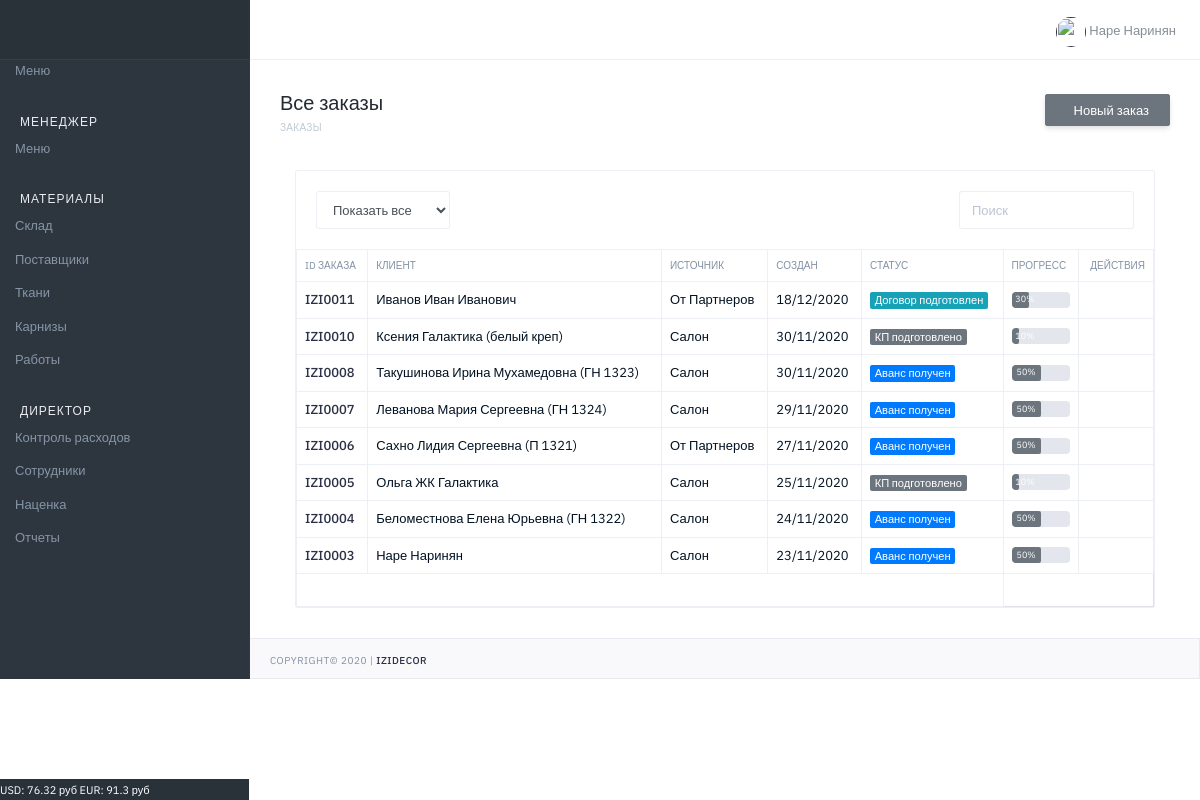
/designer/orders/ (signed in), run on an earlier commit of the app's database.
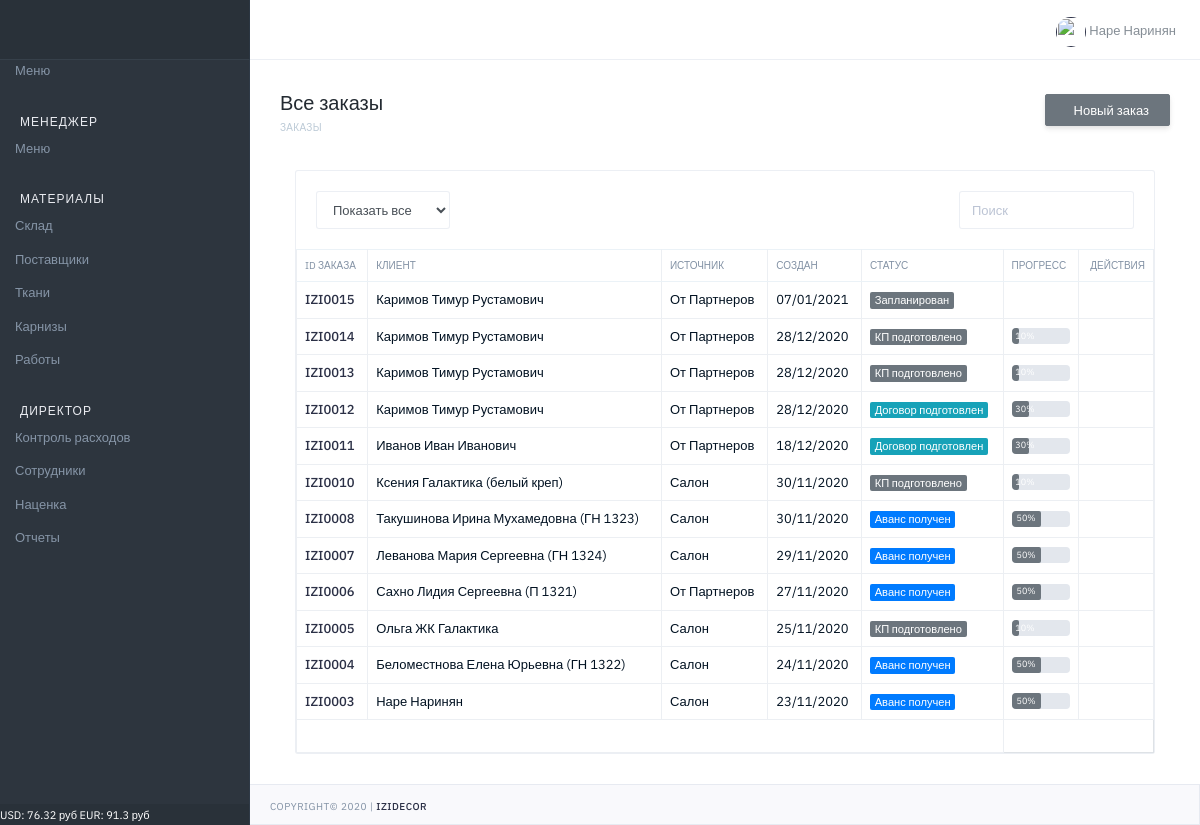
And on a later commit of the database.
### orders/models.py (models this page shows, shortened)
class Order(models.Model):
    STATUS_V = (
        (0, 'Запланирован'),
        (1, 'КП подготовлено'),
        (2, 'КП утверждено'),
        (3, 'Договор подготовлен'),
        (4, 'Договор подписан'),
        (5, 'Аванс получен'),
        (6, 'Материалы заказаны'),
        (7, 'Материалы оплачены'),
        (8, 'Материалы отгружены'),
        (9, 'Работы заказаны'),
        (10, 'Заказ выдан'),
        (11, 'Архив'),
    )
    STATUS_CSS = (
        (0, 'secondary'),
        (1, 'secondary'),
        (2, 'secondary'),
        (3, 'info'),
        (4, 'info'),
        (5, 'primary'),
        (6, 'primary'),
        (7, 'primary'),
        (8, 'primary'),
        (9, 'primary'),
        (10, 'success'),
        (11, 'warning'),
    )
    STATUS_P = (
        (0, 0),
        (1, 10),
        (2, 20),
        (3, 30),
        (4, 40),
        (5, 50),
        (6, 60),
        (7, 70),
        (8, 80),
        (9, 90),
        (10, 100),
        (11, 0)
    )
    STATUS_V_T = (
        (0, 'Не заказаны'),
        (1, 'Заказаны'),
        (2, 'Оплачены'),
        (3, 'Отгружены'),
    )
    STATUS_V_D = (
        (0, 'Нет скидки'),
        (1, 'Не согласована'),
        (2, 'Согласована'),
        (3, 'Отказано'),
    )
    STATUS_V_D2 = (
        (0, 'Нет скидки'),
        (1, 'Ожидание согласования'),
        (2, 'Согласована'),
        (3, 'Отказано'),
        (4, 'Частичное согласование'),
    )
    number = models.CharField(verbose_name='Номер', max_length=100, blank=True, null=True, default=GetCountOrder)
    status = models.IntegerField(verbose_name='Статус', choices=STATUS_V, default=0)
    status_css = models.IntegerField(verbose_name='Статус', choices=STATUS_CSS, default=0)
    progress = models.IntegerField(verbose_name='Прогресс', choices=STATUS_P, default=0)
    textile_state = models.IntegerField(verbose_name='Состояние по текстилю', choices=STATUS_V_T, default=0)
    cornice_state = models.IntegerField(verbose_name='Состояние по карнизам', choices=STATUS_V_T, default=0)
    work_state = models.IntegerField(verbose_name='Состояние по работам', choices=STATUS_V_T, default=0)
    discount_status = models.IntegerField(verbose_name='Общий статус скидки', choices=STATUS_V_D2, default=0)
    discount_t = models.FloatField(verbose_name='Скидка к текстилю', max_length=100, blank=True, null=True, default=1)
    discount_t_s = models.IntegerField(verbose_name='Статус скидки', choices=STATUS_V_D, default=0)
    discount_c = models.FloatField(verbose_name='Скидка к карнизам', max_length=100, blank=True, null=True, default=1)
    discount_c_s = models.IntegerField(verbose_name='Статус скидки', choices=STATUS_V_D, default=0)
    discount_w = models.FloatField(verbose_name='Скидка к работам', max_length=100, blank=True, null=True, default=1)
    discount_w_s = models.IntegerField(verbose_name='Статус скидки', choices=STATUS_V_D, default=0)
    discount_view = models.IntegerField(verbose_name='Просмотр скидки', default=0)
    date_created = models.DateTimeField(verbose_name='Дата создания', auto_now_add=True, null=True)
    date_finished = models.DateField(verbose_name='Дата исполнения', blank=True, null=True)
    user = models.ForeignKey(User, on_delete=models.CASCADE, verbose_name='Пользователь', blank=True, null=True)
    user_view = models.IntegerField(verbose_name='Просмотр', default=0)
    def get_absolute_url(self):
        return reverse('main:order_view', kwargs={"id": self.pk})
    def archive(self):
        return reverse('main:order_archive', kwargs={"id": self.pk})

class Customer(models.Model):
    SOURCE_T = (
        (0, 'От Партнеров'),
        (1, 'Социальные сети'),
        (2, 'Маркетплейс'),
        (3, 'Телефон'),
        (4, 'Салон'),
    )
    order = models.ManyToManyField(Order, verbose_name='Заказ')
    name = models.CharField(verbose_name='ФИО', max_length=100)
    phone = models.CharField(verbose_name='Телефон', max_length=100, blank=True)
    email = models.CharField(verbose_name='email', max_length=100, blank=True)
    address = models.CharField(verbose_name='Адрес', max_length=300, blank=True)
    pass_series = models.CharField(verbose_name='Серия', max_length=10, blank=True)
    pass_number = models.CharField(verbose_name='Номер', max_length=10, blank=True)
    pass_date = models.CharField(verbose_name='Дата выдачи', max_length=10, blank=True)
    pass_issued = models.CharField(verbose_name='Выдан', max_length=300, blank=True)
    source_t = models.IntegerField(verbose_name='Источник', choices=SOURCE_T, default=0)
    user = models.ForeignKey(User, on_delete=models.CASCADE, verbose_name='Пользователь', blank=True, null=True)
    date_created = models.DateTimeField(verbose_name='Дата создания', auto_now_add=True, null=True)

### main/views.py (the view)
# urls.py: path('orders/', OrderView, name="orders"),
@login_required(login_url='login')
def OrderView(request):
    qs = Order.objects.all().order_by('-date_created')
    rooms = Room.objects.all()
    customer = Customer.objects.all()
    context = {
        'orders': qs,
        'room': rooms,
        'customer': customer
    }
    return render(request, 'main/orders_.html', context)

### main/template_tags/custom_tags.py (called while the page is built)
@register.filter(name='has_group')
def has_group(user, group_name):
    return user.groups.filter(name=group_name).exists()

@register.simple_tag()
def get_currency():
    usd = MarkupCurrency.objects.get(name='USD')
    eur = MarkupCurrency.objects.get(name='EUR')
    f = f'USD: {round(usd.value,2)} руб  EUR: {round(eur.value,2)} руб'
    return f

### main/templates/main/orders_.html (shortened to what the changed rows need)
{% extends "main/base.html" %}
{% block title_h1 %}Все заказы{% endblock %}
{% block body_content %}
                     <div class="col-md-12 col-lg-12">
                        <div class="card mg-b-30">
                           <div class="card-body pd-0">
                              <table id="foo-filtering" class="table table-bordered table-hover toggle-circle" data-page-size="50">
                                  <thead class="tx-10 tx-uppercase">
                                     <tr>
                                        <th>ID заказа</th>
                                        <th>Клиент</th>
                                        <th>Источник</th>
                                        <th>Создан</th>
                                        <th>Статус</th>
                                         <th>Прогресс</th>
                                        <th class="tx-right">Действия</th>
                                     </tr>
                                  </thead>
                                 <tbody>
                                    {% for q in orders %}
                                        <tr class="odd gradeX">
                                            <td><a href="{{ q.get_absolute_url}}">{{q.number}}
                                            </a></td>
                                            <td>
                                                {% for cus in customer %}
                                                    {% for ord in cus.order.all %}
                                                        {% if q.number == ord.number %}
                                                            {{cus.name}}
                                                        {% endif %}
                                                    {% endfor %}
                                                {% endfor %}
                                            </td>
                                            <td>
                                                {% for cus in customer %}
                                                    {% for ord in cus.order.all %}
                                                        {% if q.number == ord.number %}
                                                            {{cus.get_source_t_display}}
                                                        {% endif %}
                                                    {% endfor %}
                                                {% endfor %}
                                            </td>
                                            <td>{{q.date_created|date:'d/m/Y'}}</td>
                                            <td><span class="badge badge-{{q.get_status_css_display}}">{{q.get_status_display}}</span></td>
                                            <td>
                                                {% if q.get_progress_display %}
                                                    <div class="progress">
                                                        <div class="badge badge-secondary" role="progressbar" style="width: {{q.get_progress_display}}%" aria-valuenow="{{q.get_progress_display}}" aria-valuemin="0" aria-valuemax="100">{{q.get_progress_display}}%</div>
                                                    </div>
                                                {% endif %}
                                            </td>
                                            <td class="tx-right">
                                                {% if q.status == 11 %}
                                                {% else %}
                                                    {% if q.status < 5%}
                                                        <a href="{{ q.get_absolute_url}}"  title="" data-toggle="tooltip" data-original-title="Изменить"></a>
                                                    {% else %}
                                                        <a href="{{ q.get_absolute_url}}"  title="" data-toggle="tooltip" data-original-title="Посмотреть"></a>
                                                    {% endif %}
                                                {% endif %}
                                            </td>
                                        </tr>
                                    {% endfor %}
                                 </tbody>
                              </table>
                           </div>
                        </div>
                     </div>
{% endblock %}

What changed in the data, as far as the page shows it:
added Order: number "IZI0015", date_created "07/01/2021", status "Запланирован", status_css 0 (drawn)
now on this page (row unchanged): Customer: name "Каримов Тимур Рустамович", source_t "От Партнеров"
added Order: number "IZI0014", date_created "28/12/2020", status "КП подготовлено", progress "10", status_css 1 (drawn)
added Order: number "IZI0013", date_created "28/12/2020", status "КП подготовлено", progress "10", status_css 1 (drawn)
added Order: number "IZI0012", date_created "28/12/2020", status "Договор подготовлен", progress "30", status_css 3 (drawn)
